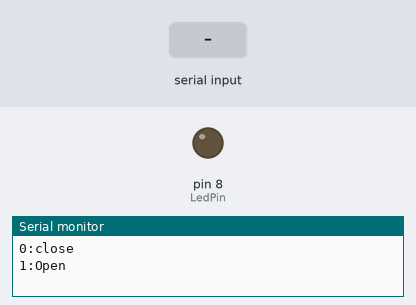
Bench run of a sketch on a simulated Arduino Uno, built with avr-gcc and run on an emulated ATmega328P. Shown: output pins drawn as LEDs (lit = HIGH), the last lines printed to the serial monitor. The inputs (shaded band) are chosen by the test bench.

Above: at 1.2 s.
1.3 s: "5\n" received over Serial
At 3.6 s:
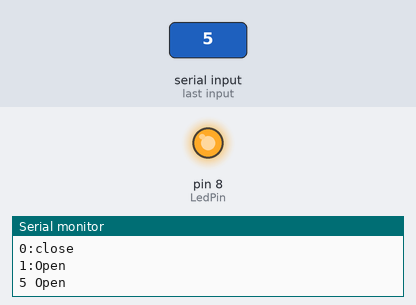
4.3 s: "90,45\n" received over Serial
Timing chart, 0 to 13.3 s (numbered marks = the images above; inputs shaded):
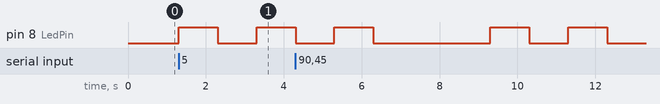

The sketch:

2-3.ino
```cpp
int incomingByte = 0; // for incoming serial data
const int LedPin=8;
void setup() {
  Serial.begin(9600);
  pinMode(LedPin,OUTPUT);
}
int n=1;
void loop() {
  // send data only when you receive data:
  while(n)
  {
    Serial.println("0:close");
    Serial.println("1:Open");
    --n;
  }
  if (Serial.available() > 0) {
    // read the incoming byte:
    incomingByte = Serial.read()-48;
    if(incomingByte)
    {
    digitalWrite(LedPin,HIGH);
    delay(1000);
    digitalWrite(LedPin,LOW);
    delay(1000);
    // say what you got:
    Serial.print(incomingByte, DEC);
    Serial.println(" Open ");
    }
    else{
      digitalWrite(LedPin,LOW);
      delay(2000);
      Serial.print(incomingByte, DEC);
      Serial.println(" Close ");
      }
  }

}
```

Measured:
- after the input at 1.3 s, pin 8 (LedPin): LOW → HIGH at once, → LOW 1.0 s later, → HIGH 1.0 s later
